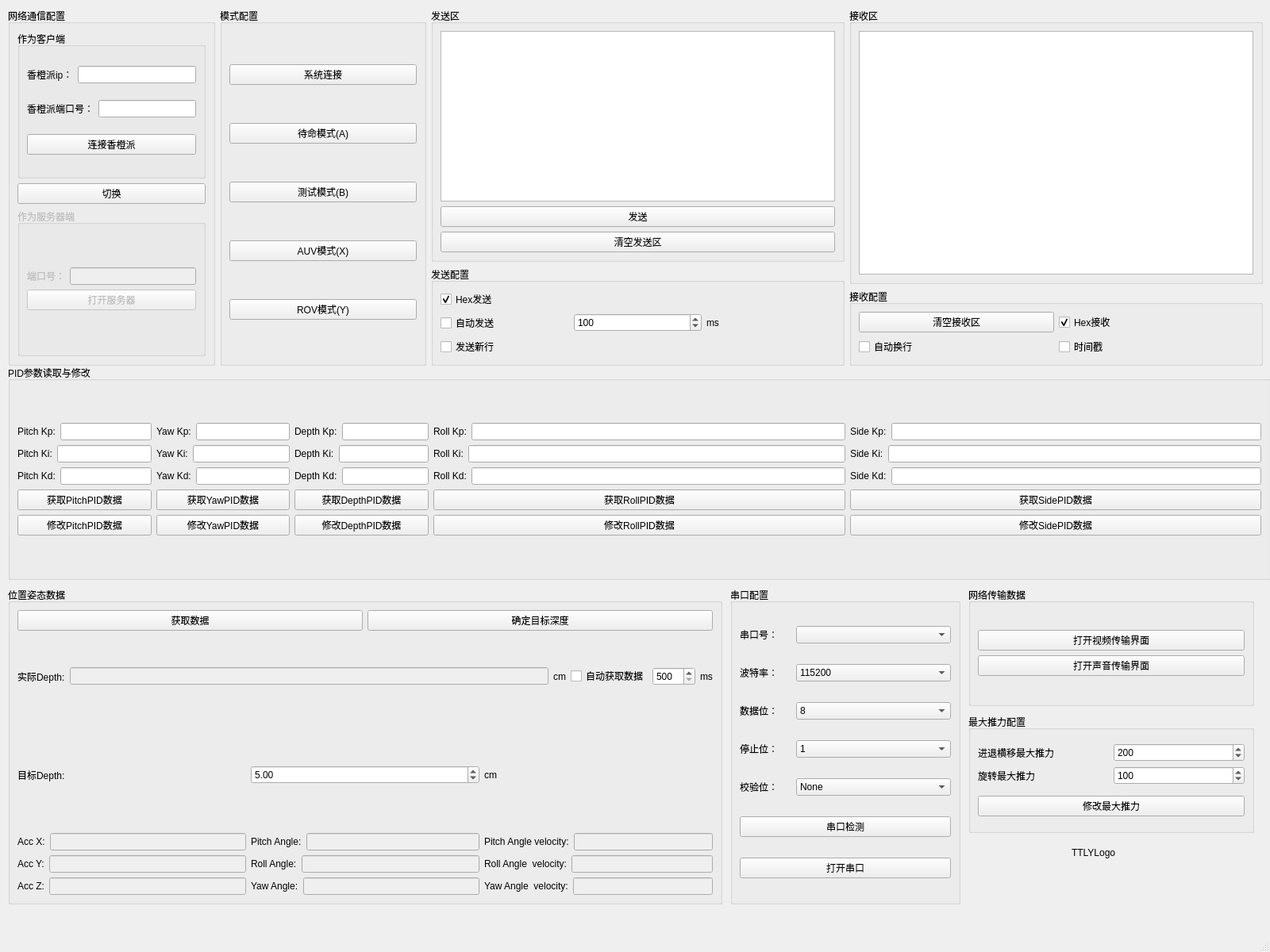
<?xml version="1.0" encoding="UTF-8"?>
<ui version="4.0">
 <class>MainWindow</class>
 <widget class="QMainWindow" name="MainWindow">
  <property name="enabled">
   <bool>true</bool>
  </property>
  <property name="geometry">
   <rect>
    <x>0</x>
    <y>0</y>
    <width>1600</width>
    <height>1200</height>
   </rect>
  </property>
  <property name="sizePolicy">
   <sizepolicy hsizetype="Preferred" vsizetype="Preferred">
    <horstretch>0</horstretch>
    <verstretch>0</verstretch>
   </sizepolicy>
  </property>
  <property name="minimumSize">
   <size>
    <width>1600</width>
    <height>1200</height>
   </size>
  </property>
  <property name="windowTitle">
   <string>WJC-Control</string>
  </property>
  <property name="windowIcon">
   <iconset resource="res.qrc">
    <normaloff>:/ttly.png</normaloff>:/ttly.png</iconset>
  </property>
  <widget class="QWidget" name="centralwidget">
   <widget class="QWidget" name="layoutWidget">
    <property name="geometry">
     <rect>
      <x>10</x>
      <y>10</y>
      <width>1581</width>
      <height>451</height>
     </rect>
    </property>
    <layout class="QHBoxLayout" name="horizontalLayout_9" stretch="1,1,2,2">
     <property name="spacing">
      <number>6</number>
     </property>
     <item>
      <widget class="QGroupBox" name="groupBox_1">
       <property name="enabled">
        <bool>true</bool>
       </property>
       <property name="title">
        <string>网络通信配置</string>
       </property>
       <layout class="QGridLayout" name="gridLayout_9">
        <item row="0" column="0">
         <layout class="QVBoxLayout" name="verticalLayout_12">
          <item>
           <widget class="QGroupBox" name="groupBox_Client">
            <property name="title">
             <string>作为客户端</string>
            </property>
            <layout class="QGridLayout" name="gridLayout">
             <item row="0" column="0">
              <layout class="QHBoxLayout" name="horizontalLayout">
               <item>
                <widget class="QLabel" name="label">
                 <property name="text">
                  <string>香橙派ip：</string>
                 </property>
                </widget>
               </item>
               <item>
                <widget class="QLineEdit" name="lineEdit_ip"/>
               </item>
              </layout>
             </item>
             <item row="1" column="0">
              <layout class="QHBoxLayout" name="horizontalLayout_2">
               <item>
                <widget class="QLabel" name="label_2">
                 <property name="text">
                  <string>香橙派端口号：</string>
                 </property>
                </widget>
               </item>
               <item>
                <widget class="QLineEdit" name="lineEdit_port_client"/>
               </item>
              </layout>
             </item>
             <item row="2" column="0">
              <layout class="QHBoxLayout" name="horizontalLayout_3">
               <item>
                <widget class="QPushButton" name="btnSwitchConnectPi">
                 <property name="text">
                  <string>连接香橙派</string>
                 </property>
                </widget>
               </item>
              </layout>
             </item>
            </layout>
           </widget>
          </item>
          <item>
           <widget class="QPushButton" name="btnSwitchClient2Serve">
            <property name="text">
             <string>切换</string>
            </property>
           </widget>
          </item>
          <item>
           <widget class="QGroupBox" name="groupBox_Serve">
            <property name="enabled">
             <bool>false</bool>
            </property>
            <property name="title">
             <string>作为服务器端</string>
            </property>
            <layout class="QGridLayout" name="gridLayout_8">
             <item row="0" column="0">
              <layout class="QVBoxLayout" name="verticalLayout_11">
               <item>
                <layout class="QHBoxLayout" name="horizontalLayout_4">
                 <item>
                  <widget class="QLabel" name="label_3">
                   <property name="text">
                    <string>端口号：</string>
                   </property>
                  </widget>
                 </item>
                 <item>
                  <widget class="QLineEdit" name="lineEdit_Port_server"/>
                 </item>
                </layout>
               </item>
               <item>
                <widget class="QPushButton" name="btnSwitchServe">
                 <property name="text">
                  <string>打开服务器</string>
                 </property>
                </widget>
               </item>
              </layout>
             </item>
            </layout>
           </widget>
          </item>
         </layout>
        </item>
       </layout>
      </widget>
     </item>
     <item>
      <widget class="QGroupBox" name="groupBox_Mode">
       <property name="title">
        <string>模式配置</string>
       </property>
       <layout class="QGridLayout" name="gridLayout_6">
        <item row="2" column="0">
         <widget class="QPushButton" name="btnMode_test">
          <property name="text">
           <string>测试模式(B)</string>
          </property>
         </widget>
        </item>
        <item row="1" column="0">
         <widget class="QPushButton" name="btnMode0">
          <property name="text">
           <string>待命模式(A)</string>
          </property>
         </widget>
        </item>
        <item row="4" column="0">
         <widget class="QPushButton" name="btnMode_ROV">
          <property name="text">
           <string>ROV模式(Y)</string>
          </property>
         </widget>
        </item>
        <item row="3" column="0">
         <widget class="QPushButton" name="btnMode_AUV">
          <property name="text">
           <string>AUV模式(X)</string>
          </property>
         </widget>
        </item>
        <item row="0" column="0">
         <widget class="QPushButton" name="btnConnect">
          <property name="text">
           <string>系统连接</string>
          </property>
         </widget>
        </item>
       </layout>
      </widget>
     </item>
     <item>
      <layout class="QVBoxLayout" name="verticalLayout">
       <item>
        <widget class="QGroupBox" name="groupBox_Send">
         <property name="title">
          <string>发送区</string>
         </property>
         <layout class="QGridLayout" name="gridLayout_2">
          <item row="1" column="0">
           <widget class="QPushButton" name="btnSend">
            <property name="text">
             <string>发送</string>
            </property>
           </widget>
          </item>
          <item row="2" column="0">
           <widget class="QPushButton" name="btnClearSend">
            <property name="text">
             <string>清空发送区</string>
            </property>
           </widget>
          </item>
          <item row="0" column="0">
           <widget class="QTextEdit" name="textEdit_Send"/>
          </item>
         </layout>
        </widget>
       </item>
       <item>
        <widget class="QGroupBox" name="groupBox_SendConfig">
         <property name="title">
          <string>发送配置</string>
         </property>
         <layout class="QGridLayout" name="gridLayout_5">
          <item row="2" column="0">
           <widget class="QCheckBox" name="checkBox_SendNewLine">
            <property name="text">
             <string>发送新行</string>
            </property>
           </widget>
          </item>
          <item row="0" column="0">
           <widget class="QCheckBox" name="checkBox_SendHex">
            <property name="text">
             <string>Hex发送</string>
            </property>
            <property name="checked">
             <bool>true</bool>
            </property>
           </widget>
          </item>
          <item row="1" column="0">
           <layout class="QHBoxLayout" name="horizontalLayout_8">
            <item>
             <widget class="QCheckBox" name="checkBox_AutoSend">
              <property name="text">
               <string>自动发送</string>
              </property>
             </widget>
            </item>
            <item>
             <widget class="QSpinBox" name="spinBox_autotime">
              <property name="minimum">
               <number>10</number>
              </property>
              <property name="maximum">
               <number>10000</number>
              </property>
              <property name="value">
               <number>100</number>
              </property>
             </widget>
            </item>
            <item>
             <widget class="QLabel" name="label_6">
              <property name="text">
               <string>ms</string>
              </property>
             </widget>
            </item>
           </layout>
          </item>
         </layout>
        </widget>
       </item>
      </layout>
     </item>
     <item>
      <layout class="QVBoxLayout" name="verticalLayout_2">
       <item>
        <widget class="QGroupBox" name="groupBox_Rev">
         <property name="title">
          <string>接收区</string>
         </property>
         <layout class="QGridLayout" name="gridLayout_3">
          <item row="0" column="0">
           <widget class="QTextEdit" name="textEdit_Rev"/>
          </item>
         </layout>
        </widget>
       </item>
       <item>
        <widget class="QGroupBox" name="groupBox_RevConfig">
         <property name="title">
          <string>接收配置</string>
         </property>
         <layout class="QGridLayout" name="gridLayout_4">
          <item row="0" column="0">
           <layout class="QHBoxLayout" name="horizontalLayout_6">
            <item>
             <widget class="QPushButton" name="btnClearRev">
              <property name="text">
               <string>清空接收区</string>
              </property>
             </widget>
            </item>
            <item>
             <widget class="QCheckBox" name="checkBox_RevHex">
              <property name="text">
               <string>Hex接收</string>
              </property>
              <property name="checked">
               <bool>true</bool>
              </property>
             </widget>
            </item>
           </layout>
          </item>
          <item row="1" column="0">
           <layout class="QHBoxLayout" name="horizontalLayout_7">
            <item>
             <widget class="QCheckBox" name="checkBox_RevNewLine">
              <property name="text">
               <string>自动换行</string>
              </property>
             </widget>
            </item>
            <item>
             <widget class="QCheckBox" name="checkBox_RevTime">
              <property name="text">
               <string>时间戳</string>
              </property>
             </widget>
            </item>
           </layout>
          </item>
         </layout>
        </widget>
       </item>
      </layout>
     </item>
    </layout>
   </widget>
   <widget class="QGroupBox" name="groupBox_PID">
    <property name="geometry">
     <rect>
      <x>10</x>
      <y>460</y>
      <width>1591</width>
      <height>271</height>
     </rect>
    </property>
    <property name="title">
     <string>PID参数读取与修改</string>
    </property>
    <layout class="QGridLayout" name="gridLayout_7">
     <item row="0" column="0">
      <layout class="QHBoxLayout" name="horizontalLayout_53">
       <item>
        <layout class="QHBoxLayout" name="horizontalLayout_21">
         <item>
          <layout class="QVBoxLayout" name="verticalLayout_3">
           <item>
            <layout class="QHBoxLayout" name="horizontalLayout_10">
             <item>
              <widget class="QLabel" name="label_7">
               <property name="text">
                <string>Pitch Kp:</string>
               </property>
              </widget>
             </item>
             <item>
              <widget class="QLineEdit" name="lineEdit_PKp"/>
             </item>
            </layout>
           </item>
           <item>
            <layout class="QHBoxLayout" name="horizontalLayout_11">
             <item>
              <widget class="QLabel" name="label_8">
               <property name="text">
                <string>Pitch Ki:</string>
               </property>
              </widget>
             </item>
             <item>
              <widget class="QLineEdit" name="lineEdit_PKi"/>
             </item>
            </layout>
           </item>
           <item>
            <layout class="QHBoxLayout" name="horizontalLayout_12">
             <item>
              <widget class="QLabel" name="label_9">
               <property name="text">
                <string>Pitch Kd:</string>
               </property>
              </widget>
             </item>
             <item>
              <widget class="QLineEdit" name="lineEdit_PKd"/>
             </item>
            </layout>
           </item>
           <item>
            <widget class="QPushButton" name="btnGetPitchPID">
             <property name="text">
              <string>获取PitchPID数据</string>
             </property>
            </widget>
           </item>
           <item>
            <widget class="QPushButton" name="btnModifyPitchPID">
             <property name="text">
              <string>修改PitchPID数据</string>
             </property>
            </widget>
           </item>
          </layout>
         </item>
         <item>
          <layout class="QVBoxLayout" name="verticalLayout_4">
           <item>
            <layout class="QHBoxLayout" name="horizontalLayout_13">
             <item>
              <widget class="QLabel" name="label_10">
               <property name="text">
                <string>Yaw Kp:</string>
               </property>
              </widget>
             </item>
             <item>
              <widget class="QLineEdit" name="lineEdit_YKp"/>
             </item>
            </layout>
           </item>
           <item>
            <layout class="QHBoxLayout" name="horizontalLayout_14">
             <item>
              <widget class="QLabel" name="label_11">
               <property name="text">
                <string>Yaw Ki:</string>
               </property>
              </widget>
             </item>
             <item>
              <widget class="QLineEdit" name="lineEdit_YKi"/>
             </item>
            </layout>
           </item>
           <item>
            <layout class="QHBoxLayout" name="horizontalLayout_15">
             <item>
              <widget class="QLabel" name="label_12">
               <property name="text">
                <string>Yaw Kd:</string>
               </property>
              </widget>
             </item>
             <item>
              <widget class="QLineEdit" name="lineEdit_YKd"/>
             </item>
            </layout>
           </item>
           <item>
            <widget class="QPushButton" name="btnGetYawPID">
             <property name="text">
              <string>获取YawPID数据</string>
             </property>
            </widget>
           </item>
           <item>
            <widget class="QPushButton" name="btnUpdateYawPID">
             <property name="text">
              <string>修改YawPID数据</string>
             </property>
            </widget>
           </item>
          </layout>
         </item>
         <item>
          <layout class="QVBoxLayout" name="verticalLayout_5">
           <item>
            <layout class="QHBoxLayout" name="horizontalLayout_18">
             <item>
              <widget class="QLabel" name="label_15">
               <property name="text">
                <string>Depth Kp:</string>
               </property>
              </widget>
             </item>
             <item>
              <widget class="QLineEdit" name="lineEdit_DKp"/>
             </item>
            </layout>
           </item>
           <item>
            <layout class="QHBoxLayout" name="horizontalLayout_19">
             <item>
              <widget class="QLabel" name="label_16">
               <property name="text">
                <string>Depth Ki:</string>
               </property>
              </widget>
             </item>
             <item>
              <widget class="QLineEdit" name="lineEdit_DKi"/>
             </item>
            </layout>
           </item>
           <item>
            <layout class="QHBoxLayout" name="horizontalLayout_20">
             <item>
              <widget class="QLabel" name="label_17">
               <property name="text">
                <string>Depth Kd:</string>
               </property>
              </widget>
             </item>
             <item>
              <widget class="QLineEdit" name="lineEdit_DKd"/>
             </item>
            </layout>
           </item>
           <item>
            <widget class="QPushButton" name="btnGetDepthPID">
             <property name="text">
              <string>获取DepthPID数据</string>
             </property>
            </widget>
           </item>
           <item>
            <widget class="QPushButton" name="btnUpdateDepthPID">
             <property name="text">
              <string>修改DepthPID数据</string>
             </property>
            </widget>
           </item>
          </layout>
         </item>
        </layout>
       </item>
       <item>
        <layout class="QVBoxLayout" name="verticalLayout_15">
         <item>
          <layout class="QHBoxLayout" name="horizontalLayout_47">
           <item>
            <widget class="QLabel" name="label_41">
             <property name="text">
              <string>Roll Kp:</string>
             </property>
            </widget>
           </item>
           <item>
            <widget class="QLineEdit" name="lineEdit_RKp"/>
           </item>
          </layout>
         </item>
         <item>
          <layout class="QHBoxLayout" name="horizontalLayout_48">
           <item>
            <widget class="QLabel" name="label_42">
             <property name="text">
              <string>Roll Ki:</string>
             </property>
            </widget>
           </item>
           <item>
            <widget class="QLineEdit" name="lineEdit_RKi"/>
           </item>
          </layout>
         </item>
         <item>
          <layout class="QHBoxLayout" name="horizontalLayout_49">
           <item>
            <widget class="QLabel" name="label_43">
             <property name="text">
              <string>Roll Kd:</string>
             </property>
            </widget>
           </item>
           <item>
            <widget class="QLineEdit" name="lineEdit_RKd"/>
           </item>
          </layout>
         </item>
         <item>
          <widget class="QPushButton" name="btnGetRollPID">
           <property name="text">
            <string>获取RollPID数据</string>
           </property>
          </widget>
         </item>
         <item>
          <widget class="QPushButton" name="btnUpdateRollPID">
           <property name="text">
            <string>修改RollPID数据</string>
           </property>
          </widget>
         </item>
        </layout>
       </item>
       <item>
        <layout class="QVBoxLayout" name="verticalLayout_16">
         <item>
          <layout class="QHBoxLayout" name="horizontalLayout_50">
           <item>
            <widget class="QLabel" name="label_44">
             <property name="text">
              <string>Side Kp:</string>
             </property>
            </widget>
           </item>
           <item>
            <widget class="QLineEdit" name="lineEdit_SKp"/>
           </item>
          </layout>
         </item>
         <item>
          <layout class="QHBoxLayout" name="horizontalLayout_51">
           <item>
            <widget class="QLabel" name="label_45">
             <property name="text">
              <string>Side Ki:</string>
             </property>
            </widget>
           </item>
           <item>
            <widget class="QLineEdit" name="lineEdit_SKi"/>
           </item>
          </layout>
         </item>
         <item>
          <layout class="QHBoxLayout" name="horizontalLayout_52">
           <item>
            <widget class="QLabel" name="label_46">
             <property name="text">
              <string>Side Kd:</string>
             </property>
            </widget>
           </item>
           <item>
            <widget class="QLineEdit" name="lineEdit_SKd"/>
           </item>
          </layout>
         </item>
         <item>
          <widget class="QPushButton" name="btnGetSidePID">
           <property name="text">
            <string>获取SidePID数据</string>
           </property>
          </widget>
         </item>
         <item>
          <widget class="QPushButton" name="btnUpdateSidePID">
           <property name="text">
            <string>修改SidePID数据</string>
           </property>
          </widget>
         </item>
        </layout>
       </item>
      </layout>
     </item>
    </layout>
   </widget>
   <widget class="QGroupBox" name="groupBox_DepthIMU">
    <property name="geometry">
     <rect>
      <x>10</x>
      <y>740</y>
      <width>900</width>
      <height>400</height>
     </rect>
    </property>
    <property name="minimumSize">
     <size>
      <width>900</width>
      <height>400</height>
     </size>
    </property>
    <property name="maximumSize">
     <size>
      <width>900</width>
      <height>400</height>
     </size>
    </property>
    <property name="title">
     <string>位置姿态数据</string>
    </property>
    <layout class="QGridLayout" name="gridLayout_13">
     <item row="0" column="0">
      <layout class="QVBoxLayout" name="verticalLayout_10">
       <item>
        <layout class="QVBoxLayout" name="verticalLayout_9">
         <item>
          <layout class="QHBoxLayout" name="horizontalLayout_16">
           <item>
            <widget class="QPushButton" name="btnGetIMUDepthData">
             <property name="text">
              <string>获取数据</string>
             </property>
            </widget>
           </item>
           <item>
            <widget class="QPushButton" name="btnSetTargetDepth">
             <property name="text">
              <string>确定目标深度</string>
             </property>
            </widget>
           </item>
          </layout>
         </item>
         <item>
          <layout class="QHBoxLayout" name="horizontalLayout_29">
           <item>
            <layout class="QHBoxLayout" name="horizontalLayout_28">
             <item>
              <widget class="QLabel" name="label_24">
               <property name="text">
                <string>实际Depth:</string>
               </property>
              </widget>
             </item>
             <item>
              <widget class="QLineEdit" name="lineEdit_Depth">
               <property name="enabled">
                <bool>false</bool>
               </property>
              </widget>
             </item>
            </layout>
           </item>
           <item>
            <widget class="QLabel" name="label_25">
             <property name="text">
              <string>cm</string>
             </property>
            </widget>
           </item>
           <item>
            <widget class="QCheckBox" name="checkBox_AutoGetIMUDepthData">
             <property name="text">
              <string>自动获取数据</string>
             </property>
             <property name="checked">
              <bool>false</bool>
             </property>
            </widget>
           </item>
           <item>
            <widget class="QSpinBox" name="spinBox_AutoGetDataTime">
             <property name="minimum">
              <number>500</number>
             </property>
             <property name="maximum">
              <number>5000</number>
             </property>
             <property name="value">
              <number>500</number>
             </property>
            </widget>
           </item>
           <item>
            <widget class="QLabel" name="label_47">
             <property name="text">
              <string>ms</string>
             </property>
            </widget>
           </item>
          </layout>
         </item>
        </layout>
       </item>
       <item>
        <layout class="QHBoxLayout" name="horizontalLayout_36">
         <item>
          <widget class="QLabel" name="label_31">
           <property name="text">
            <string>目标Depth:</string>
           </property>
          </widget>
         </item>
         <item>
          <widget class="QDoubleSpinBox" name="spinBox_TargetDepth">
           <property name="maximum">
            <double>50.000000000000000</double>
           </property>
           <property name="singleStep">
            <double>0.500000000000000</double>
           </property>
           <property name="value">
            <double>5.000000000000000</double>
           </property>
          </widget>
         </item>
         <item>
          <widget class="QLabel" name="label_32">
           <property name="text">
            <string>cm</string>
           </property>
          </widget>
         </item>
        </layout>
       </item>
      </layout>
     </item>
     <item row="1" column="0">
      <layout class="QHBoxLayout" name="horizontalLayout_33">
       <item>
        <layout class="QVBoxLayout" name="verticalLayout_8">
         <item>
          <layout class="QHBoxLayout" name="horizontalLayout_22">
           <item>
            <widget class="QLabel" name="label_18">
             <property name="text">
              <string>Acc X:</string>
             </property>
            </widget>
           </item>
           <item>
            <widget class="QLineEdit" name="lineEdit_AccX">
             <property name="enabled">
              <bool>false</bool>
             </property>
            </widget>
           </item>
          </layout>
         </item>
         <item>
          <layout class="QHBoxLayout" name="horizontalLayout_23">
           <item>
            <widget class="QLabel" name="label_19">
             <property name="text">
              <string>Acc Y:</string>
             </property>
            </widget>
           </item>
           <item>
            <widget class="QLineEdit" name="lineEdit_AccY">
             <property name="enabled">
              <bool>false</bool>
             </property>
            </widget>
           </item>
          </layout>
         </item>
         <item>
          <layout class="QHBoxLayout" name="horizontalLayout_24">
           <item>
            <widget class="QLabel" name="label_20">
             <property name="text">
              <string>Acc Z:</string>
             </property>
            </widget>
           </item>
           <item>
            <widget class="QLineEdit" name="lineEdit_AccZ">
             <property name="enabled">
              <bool>false</bool>
             </property>
            </widget>
           </item>
          </layout>
         </item>
        </layout>
       </item>
       <item>
        <layout class="QVBoxLayout" name="verticalLayout_7">
         <item>
          <layout class="QHBoxLayout" name="horizontalLayout_25">
           <item>
            <widget class="QLabel" name="label_21">
             <property name="text">
              <string>Pitch Angle:</string>
             </property>
            </widget>
           </item>
           <item>
            <widget class="QLineEdit" name="lineEdit_PitchAngle">
             <property name="enabled">
              <bool>false</bool>
             </property>
            </widget>
           </item>
          </layout>
         </item>
         <item>
          <layout class="QHBoxLayout" name="horizontalLayout_26">
           <item>
            <widget class="QLabel" name="label_22">
             <property name="text">
              <string>Roll Angle:</string>
             </property>
            </widget>
           </item>
           <item>
            <widget class="QLineEdit" name="lineEdit_RollAngle">
             <property name="enabled">
              <bool>false</bool>
             </property>
            </widget>
           </item>
          </layout>
         </item>
         <item>
          <layout class="QHBoxLayout" name="horizontalLayout_27">
           <item>
            <widget class="QLabel" name="label_23">
             <property name="text">
              <string>Yaw Angle:</string>
             </property>
            </widget>
           </item>
           <item>
            <widget class="QLineEdit" name="lineEdit_YawAngle">
             <property name="enabled">
              <bool>false</bool>
             </property>
            </widget>
           </item>
          </layout>
         </item>
        </layout>
       </item>
       <item>
        <layout class="QVBoxLayout" name="verticalLayout_6">
         <item>
          <layout class="QHBoxLayout" name="horizontalLayout_30">
           <item>
            <widget class="QLabel" name="label_26">
             <property name="text">
              <string>Pitch Angle velocity:</string>
             </property>
            </widget>
           </item>
           <item>
            <widget class="QLineEdit" name="lineEdit_PitchAv">
             <property name="enabled">
              <bool>false</bool>
             </property>
            </widget>
           </item>
          </layout>
         </item>
         <item>
          <layout class="QHBoxLayout" name="horizontalLayout_31">
           <item>
            <widget class="QLabel" name="label_27">
             <property name="text">
              <string>Roll Angle  velocity:</string>
             </property>
            </widget>
           </item>
           <item>
            <widget class="QLineEdit" name="lineEdit_RollAv">
             <property name="enabled">
              <bool>false</bool>
             </property>
            </widget>
           </item>
          </layout>
         </item>
         <item>
          <layout class="QHBoxLayout" name="horizontalLayout_32">
           <item>
            <widget class="QLabel" name="label_28">
             <property name="text">
              <string>Yaw Angle  velocity:</string>
             </property>
            </widget>
           </item>
           <item>
            <widget class="QLineEdit" name="lineEdit_YawAv">
             <property name="enabled">
              <bool>false</bool>
             </property>
            </widget>
           </item>
          </layout>
         </item>
        </layout>
       </item>
      </layout>
     </item>
    </layout>
   </widget>
   <widget class="QGroupBox" name="groupBox_ComConfig">
    <property name="enabled">
     <bool>true</bool>
    </property>
    <property name="geometry">
     <rect>
      <x>920</x>
      <y>740</y>
      <width>290</width>
      <height>400</height>
     </rect>
    </property>
    <property name="minimumSize">
     <size>
      <width>290</width>
      <height>400</height>
     </size>
    </property>
    <property name="maximumSize">
     <size>
      <width>290</width>
      <height>400</height>
     </size>
    </property>
    <property name="title">
     <string>串口配置</string>
    </property>
    <layout class="QGridLayout" name="gridLayout_10">
     <item row="1" column="0">
      <layout class="QHBoxLayout" name="horizontalLayout_5" stretch="1,3">
       <item>
        <widget class="QLabel" name="label_4">
         <property name="text">
          <string>波特率：</string>
         </property>
        </widget>
       </item>
       <item>
        <widget class="QComboBox" name="comboBox_Baud">
         <property name="currentIndex">
          <number>7</number>
         </property>
         <item>
          <property name="text">
           <string>1200</string>
          </property>
         </item>
         <item>
          <property name="text">
           <string>2400</string>
          </property>
         </item>
         <item>
          <property name="text">
           <string>4800</string>
          </property>
         </item>
         <item>
          <property name="text">
           <string>9600</string>
          </property>
         </item>
         <item>
          <property name="text">
           <string>19200</string>
          </property>
         </item>
         <item>
          <property name="text">
           <string>38400</string>
          </property>
         </item>
         <item>
          <property name="text">
           <string>57600</string>
          </property>
         </item>
         <item>
          <property name="text">
           <string>115200</string>
          </property>
         </item>
        </widget>
       </item>
      </layout>
     </item>
     <item row="0" column="0">
      <layout class="QHBoxLayout" name="horizontalLayout_17" stretch="1,3">
       <item>
        <widget class="QLabel" name="label_5">
         <property name="text">
          <string>串口号：</string>
         </property>
        </widget>
       </item>
       <item>
        <widget class="QComboBox" name="comboBox_Com"/>
       </item>
      </layout>
     </item>
     <item row="5" column="0">
      <widget class="QPushButton" name="btnComCheck">
       <property name="text">
        <string>串口检测</string>
       </property>
       <property name="checkable">
        <bool>false</bool>
       </property>
      </widget>
     </item>
     <item row="4" column="0">
      <layout class="QHBoxLayout" name="horizontalLayout_34" stretch="1,3">
       <item>
        <widget class="QLabel" name="label_13">
         <property name="text">
          <string>校验位：</string>
         </property>
        </widget>
       </item>
       <item>
        <widget class="QComboBox" name="comboBox_PriorityBit">
         <item>
          <property name="text">
           <string>None</string>
          </property>
         </item>
         <item>
          <property name="text">
           <string>Even</string>
          </property>
         </item>
         <item>
          <property name="text">
           <string>None</string>
          </property>
         </item>
        </widget>
       </item>
      </layout>
     </item>
     <item row="2" column="0">
      <layout class="QHBoxLayout" name="horizontalLayout_35" stretch="1,3">
       <item>
        <widget class="QLabel" name="label_14">
         <property name="text">
          <string>数据位：</string>
         </property>
        </widget>
       </item>
       <item>
        <widget class="QComboBox" name="comboBox_DataBit">
         <property name="currentIndex">
          <number>3</number>
         </property>
         <item>
          <property name="text">
           <string>5</string>
          </property>
         </item>
         <item>
          <property name="text">
           <string>6</string>
          </property>
         </item>
         <item>
          <property name="text">
           <string>7</string>
          </property>
         </item>
         <item>
          <property name="text">
           <string>8</string>
          </property>
         </item>
        </widget>
       </item>
      </layout>
     </item>
     <item row="6" column="0">
      <widget class="QPushButton" name="btnSwitchCom">
       <property name="text">
        <string>打开串口</string>
       </property>
      </widget>
     </item>
     <item row="3" column="0">
      <layout class="QHBoxLayout" name="horizontalLayout_37" stretch="1,3">
       <item>
        <widget class="QLabel" name="label_29">
         <property name="text">
          <string>停止位：</string>
         </property>
        </widget>
       </item>
       <item>
        <widget class="QComboBox" name="comboBox_StopBit">
         <item>
          <property name="text">
           <string>1</string>
          </property>
         </item>
         <item>
          <property name="text">
           <string>1.5</string>
          </property>
         </item>
         <item>
          <property name="text">
           <string>2</string>
          </property>
         </item>
        </widget>
       </item>
      </layout>
     </item>
    </layout>
   </widget>
   <widget class="QGroupBox" name="groupBox_TCPTrans">
    <property name="geometry">
     <rect>
      <x>1220</x>
      <y>740</y>
      <width>360</width>
      <height>150</height>
     </rect>
    </property>
    <property name="minimumSize">
     <size>
      <width>360</width>
      <height>150</height>
     </size>
    </property>
    <property name="maximumSize">
     <size>
      <width>360</width>
      <height>150</height>
     </size>
    </property>
    <property name="title">
     <string>网络传输数据</string>
    </property>
    <layout class="QGridLayout" name="gridLayout_11">
     <item row="0" column="0">
      <layout class="QVBoxLayout" name="verticalLayout_13">
       <item>
        <widget class="QPushButton" name="btnOpenVideoTrans">
         <property name="text">
          <string>打开视频传输界面</string>
         </property>
        </widget>
       </item>
       <item>
        <widget class="QPushButton" name="btnOpenVoiceTrans">
         <property name="text">
          <string>打开声音传输界面</string>
         </property>
        </widget>
       </item>
      </layout>
     </item>
    </layout>
   </widget>
   <widget class="QLabel" name="label_Mylogo">
    <property name="geometry">
     <rect>
      <x>1350</x>
      <y>1000</y>
      <width>150</width>
      <height>150</height>
     </rect>
    </property>
    <property name="minimumSize">
     <size>
      <width>150</width>
      <height>150</height>
     </size>
    </property>
    <property name="maximumSize">
     <size>
      <width>150</width>
      <height>150</height>
     </size>
    </property>
    <property name="text">
     <string>TTLYLogo</string>
    </property>
   </widget>
   <widget class="QGroupBox" name="groupBox_power">
    <property name="geometry">
     <rect>
      <x>1220</x>
      <y>900</y>
      <width>360</width>
      <height>150</height>
     </rect>
    </property>
    <property name="title">
     <string>最大推力配置</string>
    </property>
    <layout class="QGridLayout" name="gridLayout_12">
     <item row="0" column="0">
      <layout class="QVBoxLayout" name="verticalLayout_14">
       <item>
        <layout class="QHBoxLayout" name="horizontalLayout_38">
         <item>
          <widget class="QLabel" name="label_30">
           <property name="text">
            <string>进退横移最大推力</string>
           </property>
          </widget>
         </item>
         <item>
          <widget class="QSpinBox" name="spinBox_MAX_FORWARD_SIDESWAY_THRUST">
           <property name="minimum">
            <number>100</number>
           </property>
           <property name="maximum">
            <number>300</number>
           </property>
           <property name="singleStep">
            <number>10</number>
           </property>
           <property name="value">
            <number>200</number>
           </property>
          </widget>
         </item>
        </layout>
       </item>
       <item>
        <layout class="QHBoxLayout" name="horizontalLayout_39">
         <item>
          <widget class="QLabel" name="label_33">
           <property name="text">
            <string>旋转最大推力</string>
           </property>
          </widget>
         </item>
         <item>
          <widget class="QSpinBox" name="spinBox_MAX_ROATE_THRUST">
           <property name="minimum">
            <number>50</number>
           </property>
           <property name="maximum">
            <number>300</number>
           </property>
           <property name="singleStep">
            <number>10</number>
           </property>
           <property name="value">
            <number>100</number>
           </property>
          </widget>
         </item>
        </layout>
       </item>
      </layout>
     </item>
     <item row="1" column="0">
      <widget class="QPushButton" name="btnUpdatePower">
       <property name="text">
        <string>修改最大推力</string>
       </property>
      </widget>
     </item>
    </layout>
   </widget>
  </widget>
  <widget class="QMenuBar" name="menubar">
   <property name="geometry">
    <rect>
     <x>0</x>
     <y>0</y>
     <width>1600</width>
     <height>18</height>
    </rect>
   </property>
  </widget>
  <widget class="QStatusBar" name="statusbar"/>
 </widget>
 <resources>
  <include location="res.qrc"/>
 </resources>
 <connections/>
</ui>
